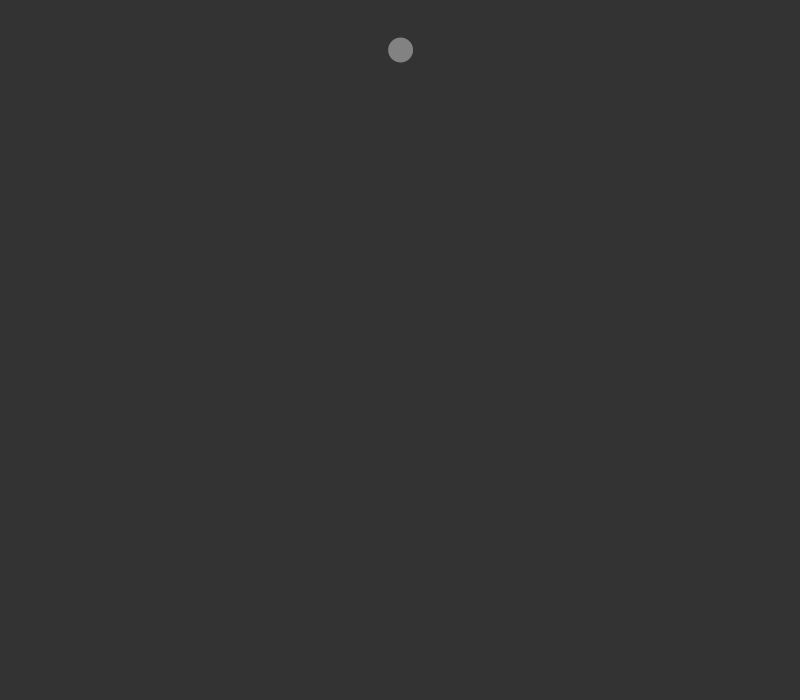
Frame 1 (no input)
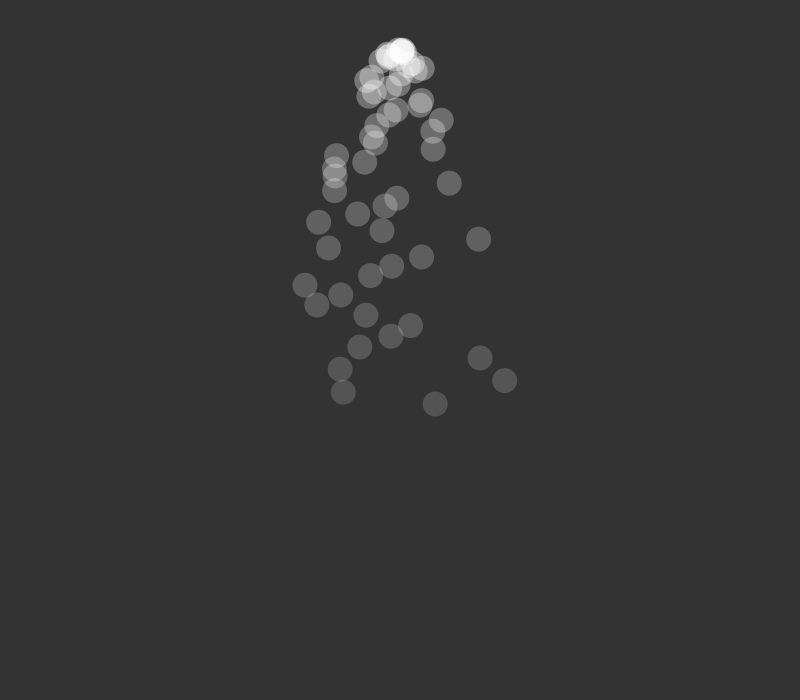
Frame 60 (the mouse pressed at the canvas centre just before this capture)
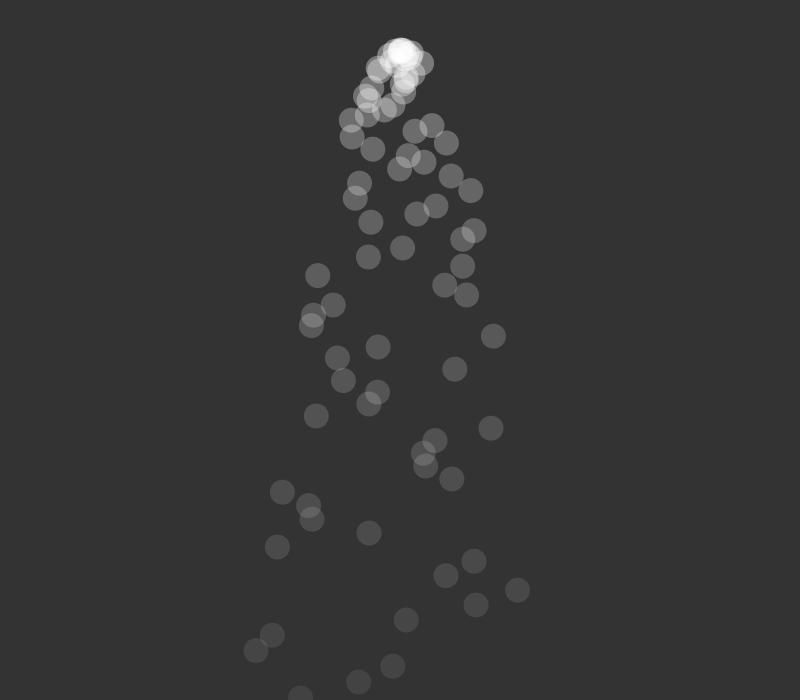
Frame 120 (the mouse held since frame 60 and released just before this capture)

The Processing sketch that drew these frames (run headless with seeded random() and noise(); from frame 60 on, the mouse is pressed at the canvas centre):

// Processing sketch: particleSystemFalling
// ── particleSystemFalling.pde
// Veer Vohra
// Simple Particle System
// Java Ver 2.0

ArrayList<Particle> particles;

void setup(){
  size(800,700);
  particles = new ArrayList<Particle>();
}

void draw(){
  background(51);
  particles.add(new Particle());
  
  for (int i = 0; i < particles.size(); i++){
    Particle p = particles.get(i);
    p.move();
    p.display();
    if (p.alpha <= 0){
      particles.remove(p);
    }
  }
  
}

// ── Particle.pde
class Particle{
  
  PVector location;
  PVector velocity;
  PVector acceleration;
  int alpha = 100;
  
  Particle(){
    location = new PVector(width/2, 50);
    velocity = new PVector(random(-2,2), 0);
    acceleration = new PVector(0, 0.2);
  }
  
  void move(){
    location.add(velocity);
    velocity.add(acceleration);
    alpha--;
  }
  
  void display(){
    fill(255,alpha);
    noStroke();
    ellipse(location.x, location.y, 25, 25);
  }
  
}
